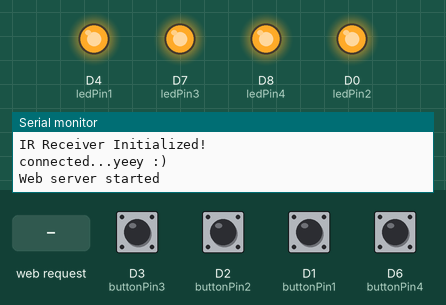
Recording of a sketch running on a simulated ESP8266 (NodeMCU). Shown: output pins drawn as LEDs (lit = HIGH), the last lines printed to the serial monitor. Inputs (shaded band) come from the test bench; at power-on: D1 (buttonPin1), D2 (buttonPin2), D3 (buttonPin3), D6 (buttonPin4) HIGH. WiFi joins after 1.5 s; servers stay silent unless stated.

Above: at 2.7 s.
2.8 s: D3 (buttonPin3) pulled LOW for 0.15 s
At 3.5 s:
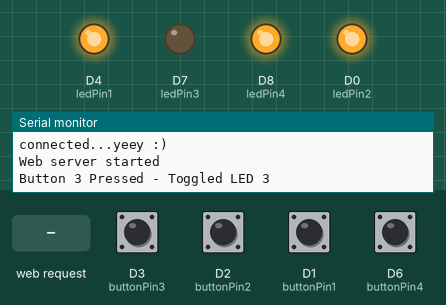
4.4 s: HTTP request GET /led1off received
At 4.8 s:
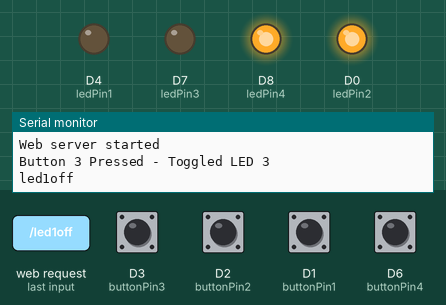
5.9 s: D2 (buttonPin2) pulled LOW for 0.15 s
At 7.1 s:
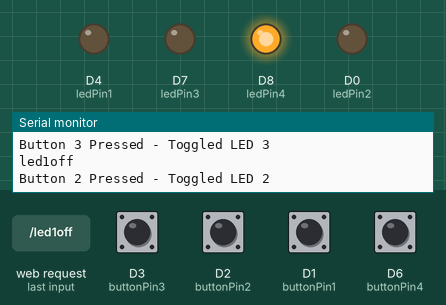
7.5 s: D1 (buttonPin1) pulled LOW for 0.15 s
At 8.7 s:
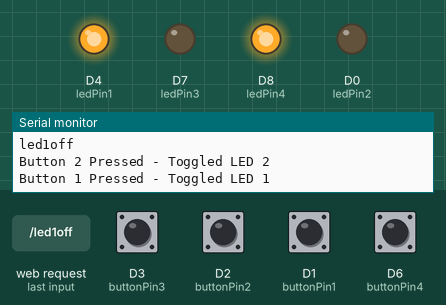
9.1 s: D6 (buttonPin4) pulled LOW for 0.15 s
At 10.1 s:
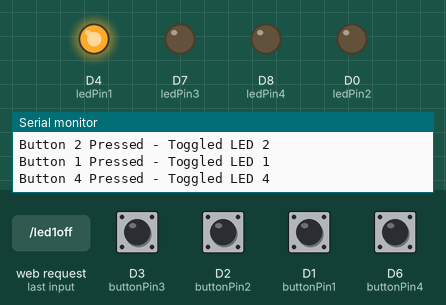
10.7 s: HTTP request GET /led2on received
At 11.5 s:
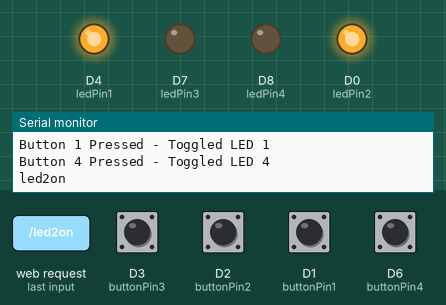
Timing chart, 0 to 13.2 s (numbered marks = the images above; inputs shaded):
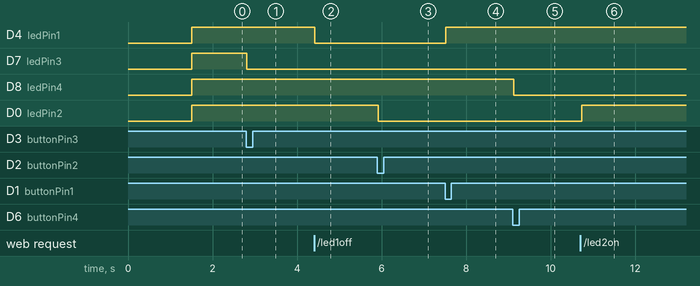

The sketch:

Home_Automation.ino
```cpp
#include <WiFiManager.h> // https://github.com/tzapu/WiFiManager
#include <ESP8266WiFi.h>
#include <ESP8266WebServer.h>
#include <IRremoteESP8266.h>
#include <IRrecv.h>
#include <IRutils.h>

const uint16_t kRecvPin = D5;
IRrecv irrecv(kRecvPin);
decode_results results;

// LED / Relay pins
const int ledPin1 = D4;
const int ledPin2 = D0;
const int ledPin3 = D7;
const int ledPin4 = D8;

// Manual push button pins
const int buttonPin1 = D1;
const int buttonPin2 = D2;
const int buttonPin3 = D3;
const int buttonPin4 = D6;

ESP8266WebServer server(80);

void setup() {
  Serial.begin(115200);
  Serial.println("IR Receiver Initialized!");

  // WiFiManager
  WiFiManager wm;
  bool res = wm.autoConnect("Smart IOT");
  if (!res) {
    Serial.println("Failed to connect");
    // ESP.restart(); // Optional
  } else {
    Serial.println("connected...yeey :)");
  }

  // LED pins
  pinMode(ledPin1, OUTPUT);
  pinMode(ledPin2, OUTPUT);
  pinMode(ledPin3, OUTPUT);
  pinMode(ledPin4, OUTPUT);

  // Manual button pins
  pinMode(buttonPin1, INPUT_PULLUP);
  pinMode(buttonPin2, INPUT_PULLUP);
  pinMode(buttonPin3, INPUT_PULLUP);
  pinMode(buttonPin4, INPUT_PULLUP);

  // Initial state (OFF)
  digitalWrite(ledPin1, HIGH);
  digitalWrite(ledPin2, HIGH);
  digitalWrite(ledPin3, HIGH);
  digitalWrite(ledPin4, HIGH);

  // IR
  irrecv.enableIRIn();

  // Web server routes
  addLEDControlRoutes();

  server.begin();
  Serial.println("Web server started");
}

void loop() {
  server.handleClient();

  // IR Remote
  if (irrecv.decode(&results)) {
    Serial.print("Received IR Code: ");
    Serial.println(results.value, HEX);

    if (results.value == 0xE218EFC837) {
      digitalWrite(ledPin1, !digitalRead(ledPin1));
      Serial.println("LED TOGGLED 1!");
    } else if (results.value == 0xE218EF40BF) {
      digitalWrite(ledPin2, !digitalRead(ledPin2));
      Serial.println("LED TOGGLED 2!");
    } else if (results.value == 0xE218EFC03F) {
      digitalWrite(ledPin3, !digitalRead(ledPin3));
      Serial.println("LED TOGGLED 3!");
    } else if (results.value == 0xE218EF20DF) {
      digitalWrite(ledPin4, !digitalRead(ledPin4));
      Serial.println("LED TOGGLED 4!");
    }

    irrecv.resume(); // Ready for next
  }

  // Manual Buttons
  static bool lastState1 = HIGH;
  static bool lastState2 = HIGH;
  static bool lastState3 = HIGH;
  static bool lastState4 = HIGH;

  bool currentState1 = digitalRead(buttonPin1);
  bool currentState2 = digitalRead(buttonPin2);
  bool currentState3 = digitalRead(buttonPin3);
  bool currentState4 = digitalRead(buttonPin4);

  if (lastState1 == HIGH && currentState1 == LOW) {
    digitalWrite(ledPin1, !digitalRead(ledPin1));
    Serial.println("Button 1 Pressed - Toggled LED 1");
  }
  lastState1 = currentState1;

  if (lastState2 == HIGH && currentState2 == LOW) {
    digitalWrite(ledPin2, !digitalRead(ledPin2));
    Serial.println("Button 2 Pressed - Toggled LED 2");
  }
  lastState2 = currentState2;

  if (lastState3 == HIGH && currentState3 == LOW) {
    digitalWrite(ledPin3, !digitalRead(ledPin3));
    Serial.println("Button 3 Pressed - Toggled LED 3");
  }
  lastState3 = currentState3;

  if (lastState4 == HIGH && currentState4 == LOW) {
    digitalWrite(ledPin4, !digitalRead(ledPin4));
    Serial.println("Button 4 Pressed - Toggled LED 4");
  }
  lastState4 = currentState4;

  delay(100); // Short delay
}

// Web server LED routes
void addLEDControlRoutes() {
  server.on("/led1on", HTTP_GET, []() {
    digitalWrite(ledPin1, HIGH);
    Serial.println("led1on");
  });

  server.on("/led1off", HTTP_GET, []() {
    digitalWrite(ledPin1, LOW);
    Serial.println("led1off");
  });

  server.on("/led2on", HTTP_GET, []() {
    digitalWrite(ledPin2, HIGH);
    Serial.println("led2on");
  });

  server.on("/led2off", HTTP_GET, []() {
    digitalWrite(ledPin2, LOW);
    Serial.println("led2off");
  });

  server.on("/led3on", HTTP_GET, []() {
    digitalWrite(ledPin3, HIGH);
    Serial.println("led3on");
  });

  server.on("/led3off", HTTP_GET, []() {
    digitalWrite(ledPin3, LOW);
    Serial.println("led3off");
  });

  server.on("/led4on", HTTP_GET, []() {
    digitalWrite(ledPin4, HIGH);
    Serial.println("led4on");
  });

  server.on("/led4off", HTTP_GET, []() {
    digitalWrite(ledPin4, LOW);
    Serial.println("led4off");
  });
}
```

Measured:
- after the input at 2.8 s, D7 (ledPin3): HIGH → LOW at once
- after the input at 4.4 s, D4 (ledPin1): HIGH → LOW at once
- after the input at 5.9 s, D0 (ledPin2): HIGH → LOW at once
- after the input at 7.5 s, D4 (ledPin1): LOW → HIGH at once
- after the input at 9.1 s, D8 (ledPin4): HIGH → LOW at once
- after the input at 10.7 s, D0 (ledPin2): LOW → HIGH at once
